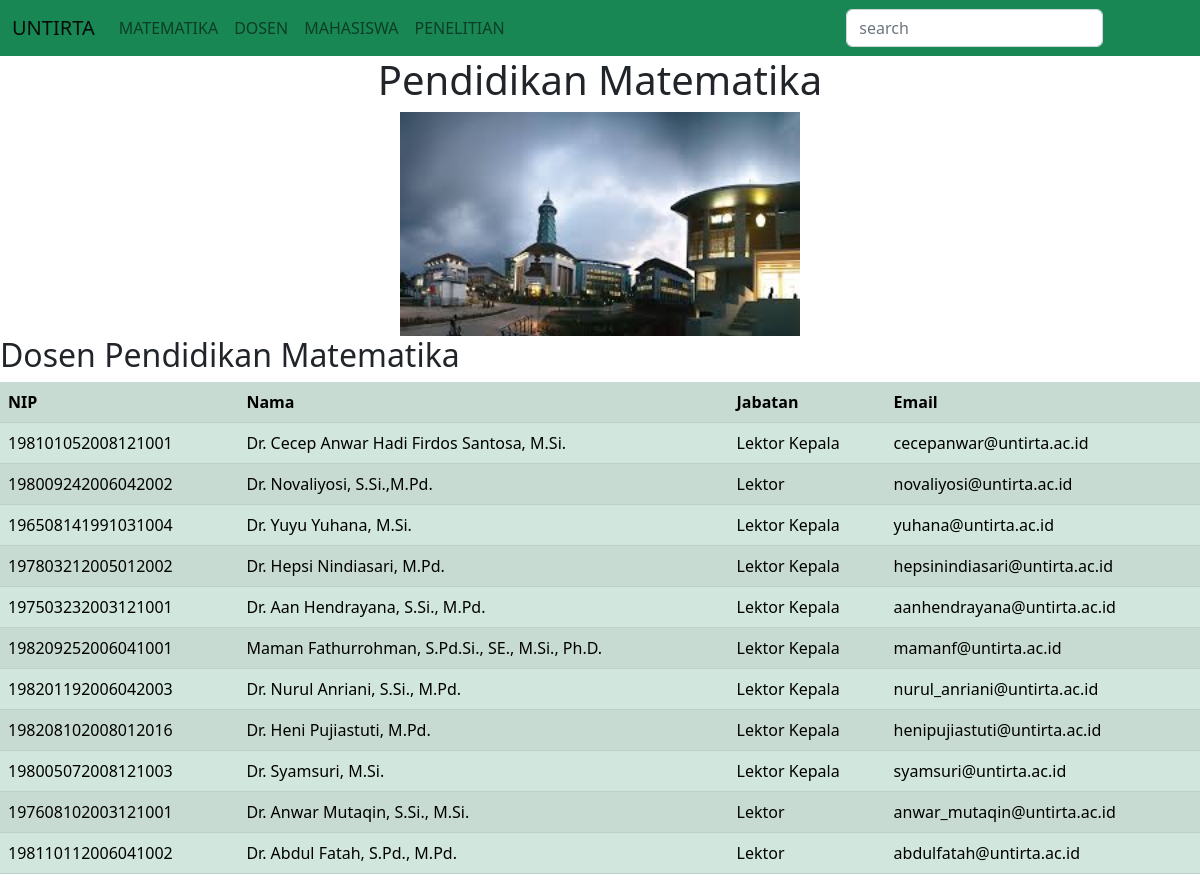
/dosen/, run on the app's committed database.
### dosen/models.py (models this page shows)
class Dosen(models.Model):
    NIP = models.CharField(max_length=200)
    nama = models.CharField(max_length=200)
    jabatan = models.CharField(max_length=200, null=True)
    email = models.CharField(max_length=200)

### dosen/views.py (the view)
# urls.py: path('dosen/', dosenmtk),
def dosenmtk(request):
    dosen = Dosen.objects.all()
    konteks = {
        'dataDosen': dosen,
    }
    return render(request, 'dosen.html', konteks)

### dosen/templates/dosen.html
{% extends 'base.html' %}
{% load static %}
{% block content %}
    <center>
    <h1>Pendidikan Matematika</h1>
    </center>
    <center>
        <img src="{% static 'images/sindang.png' %}" alt="foto" width="400px">
    </center>
    <h2>Dosen Pendidikan Matematika</h2>
    <table class="table table-success table-striped">
        <tr>
            <th>NIP</th>
            <th>Nama</th>
            <th>Jabatan</th>
            <th>Email</th>
        </tr>
        {% for dosen in dataDosen %}
        <tr>
            <td>{{ dosen.NIP }}</td>
            <td>{{ dosen.nama }}</td>
            <td>{{ dosen.jabatan }}</td>
            <td>{{ dosen.email }}</td>
        </tr>
        {% endfor %}
    </table>
{% endblock %}

### templates/base.html (shortened to what this page needs)
{% load static %}
<!DOCTYPE html>
<html lang="en">
<head>
    <link href="https://cdn.jsdelivr.net/npm/bootstrap@5.2.1/dist/css/bootstrap.min.css" rel="stylesheet">
</head>
<body>
    {% include 'navbar.html' %}
    {% block content %}
    {% endblock %}
</body>
</html>

### templates/navbar.html (shortened to what this page needs)
<nav class="navbar navbar-expand-lg bg-success">
    <div class="container-fluid">
    <a class="navbar-brand" href="/page-top">UNTIRTA</a>
    <div class="collapes navbar-collapse" id="navbarSupportedContent">
        <ul class="navbar-nav me-auto mb-2 mb-lg-0">
            <li class="nav-item">
                <a class="nav-link" href="/matematika">MATEMATIKA</a>
            </li>
            <li class="nav-item">
                <a class="nav-link" href="/dosen">DOSEN</a>
            </li>
            <li class="nav-item">
                <a class="nav-link" href="/mahasiswa">MAHASISWA</a>
            </li>
            <li class="nav-item">
                <a class="nav-link" href="/penelitian">PENELITIAN</a>
            </li>
        </ul>
        <form class="d-flex" role="search">
            <input class="form-control me-2" type="search" placeholder="search" aria-label="search">
            <button class="btn btn-outline-success" type="submit">Search</button>
        </form>
    </div>
    </div>
</nav>

### data on the page
Dosen: NIP "198101052008121001", nama "Dr. Cecep Anwar Hadi Firdos Santosa, M.Si.", jabatan "Lektor Kepala", email "cecepanwar@untirta.ac.id"
Dosen: NIP "198009242006042002", nama "Dr. Novaliyosi, S.Si.,M.Pd.", jabatan "Lektor", email "novaliyosi@untirta.ac.id"
Dosen: NIP "196508141991031004", nama "Dr. Yuyu Yuhana, M.Si.", jabatan "Lektor Kepala", email "yuhana@untirta.ac.id"
Dosen: NIP "197803212005012002", nama "Dr. Hepsi Nindiasari, M.Pd.", jabatan "Lektor Kepala", email "hepsinindiasari@untirta.ac.id"
Dosen: NIP "197503232003121001", nama "Dr. Aan Hendrayana, S.Si., M.Pd.", jabatan "Lektor Kepala", email "aanhendrayana@untirta.ac.id"
Dosen: NIP "198209252006041001", nama "Maman Fathurrohman, S.Pd.Si., SE., M.Si., Ph.D.", jabatan "Lektor Kepala", email "mamanf@untirta.ac.id"
Dosen: NIP "198201192006042003", nama "Dr. Nurul Anriani, S.Si., M.Pd.", jabatan "Lektor Kepala", email "nurul_anriani@untirta.ac.id"
Dosen: NIP "198208102008012016", nama "Dr. Heni Pujiastuti, M.Pd.", jabatan "Lektor Kepala", email "henipujiastuti@untirta.ac.id"
Dosen: NIP "198005072008121003", nama "Dr. Syamsuri, M.Si.", jabatan "Lektor Kepala", email "syamsuri@untirta.ac.id"
Dosen: NIP "197608102003121001", nama "Dr. Anwar Mutaqin, S.Si., M.Si.", jabatan "Lektor", email "anwar_mutaqin@untirta.ac.id"
Dosen: NIP "198110112006041002", nama "Dr. Abdul Fatah, S.Pd., M.Pd.", jabatan "Lektor", email "abdulfatah@untirta.ac.id"
